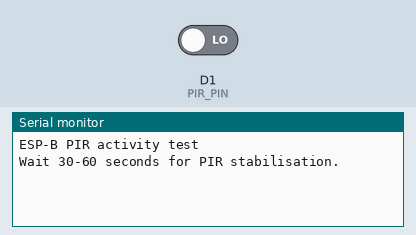
Recording of a sketch running on a simulated ESP8266 (NodeMCU). On the bench: the last lines printed to the serial monitor. The test bench sets the inputs (shaded band); at power-on: D1 (PIR_PIN) LOW.

Above: at 1.2 s.
1.3 s: D1 (PIR_PIN) driven HIGH
At 2.5 s:
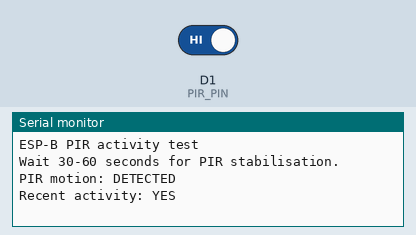
2.8 s: D1 (PIR_PIN) driven LOW
At 3.8 s:
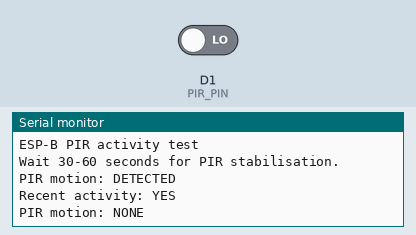

The sketch:

ESP_B_test_PIR.ino
```cpp
const uint8_t PIR_PIN = D1;

// Keep recent activity active for 30 seconds after the latest motion.
const unsigned long ACTIVITY_HOLD_MS = 30000;

unsigned long lastMotionTime = 0;
bool motionEverDetected = false;

bool previousMotionState = false;
bool previousRecentActivityState = false;

void setup() {
  Serial.begin(115200);
  pinMode(PIR_PIN, INPUT);

  Serial.println();
  Serial.println("ESP-B PIR activity test");
  Serial.println("Wait 30-60 seconds for PIR stabilisation.");
}

void loop() {
  const unsigned long now = millis();
  const bool motionDetected = digitalRead(PIR_PIN) == HIGH;

  if (motionDetected) {
    lastMotionTime = now;
    motionEverDetected = true;
  }

  const bool recentActivity =
    motionEverDetected &&
    (now - lastMotionTime < ACTIVITY_HOLD_MS);

  if (motionDetected != previousMotionState) {
    Serial.print("PIR motion: ");
    Serial.println(motionDetected ? "DETECTED" : "NONE");

    previousMotionState = motionDetected;
  }

  if (recentActivity != previousRecentActivityState) {
    Serial.print("Recent activity: ");
    Serial.println(recentActivity ? "YES" : "NO");

    previousRecentActivityState = recentActivity;
  }

  delay(100);
}
```

Measured:
- after the input at 1.3 s, the serial monitor: prints a new line at once (image 1)
- after the input at 2.8 s, the serial monitor: prints a new line at once (image 2)
